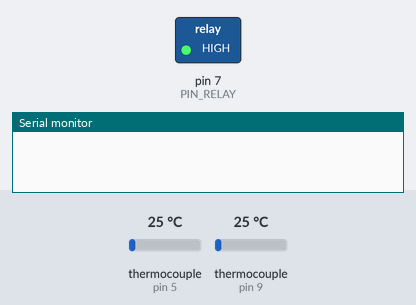
The sketch below on a simulated Arduino Uno, built with avr-gcc and run on an emulated ATmega328P. On the bench: switched loads named in the sketch (green lamp = pin HIGH), the last lines printed to the serial monitor. The inputs (shaded band) are chosen by the test bench; at power-on: thermocouple (sensors on pin 9, pin 5) 25 °C.

Above: at 1.2 s.
1.3 s: thermocouple (sensor on pin 9) set to 251 °C
4.1 s: thermocouple (sensor on pin 9) set to 257 °C
At 6.6 s:
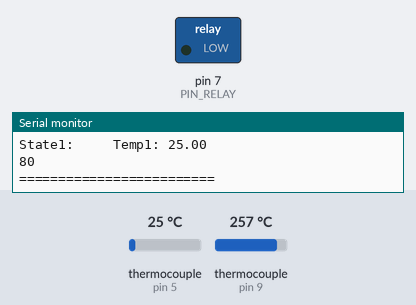
7.8 s: thermocouple (sensor on pin 9) set to 6 °C
At 10.7 s:
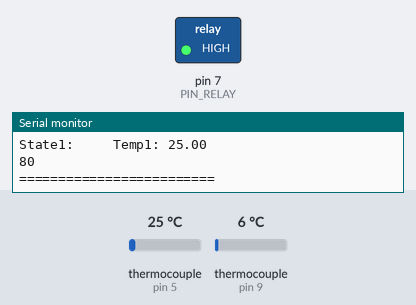
11.2 s: thermocouple (sensor on pin 9) set to 294 °C
At 13.7 s:
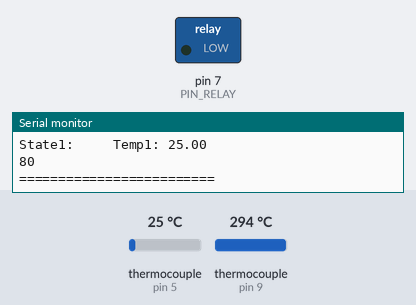
Timing chart, 0 to 15.2 s (numbered marks = the images above; inputs shaded):
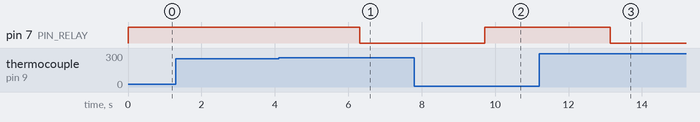

The sketch:

PID_controller_max6675.ino
```cpp
#include <Thermocouple.h>
#include <MAX6675_Thermocouple.h>
#include <EEPROM.h>


#define SCK_PIN 10
#define CS_PIN  9
#define SO_PIN  8

#define SCK_PIN2 6
#define CS_PIN2  5
#define SO_PIN2  4

Thermocouple* thermocouple;
Thermocouple* thermocouple2;


// pin RELAY
#define PIN_RELAY 7

// температура страбатывания реле
int T_State = 0;
int T_State1 = 80;


void setup()
{
  Serial.begin(57600);

  thermocouple = new MAX6675_Thermocouple(SCK_PIN, CS_PIN, SO_PIN);
  thermocouple2 = new MAX6675_Thermocouple(SCK_PIN2, CS_PIN2, SO_PIN2);

  // Relay
  pinMode(PIN_RELAY, OUTPUT);
  digitalWrite(PIN_RELAY, HIGH);

  T_State = EEPROM.read(1);
}


void loop()
{

  //const double Tc0 , Tc1 ;

  const double Tc0 = thermocouple->readCelsius();
  delay(100);
  const double Tc1 = thermocouple2->readCelsius();
  delay(100);

  String data;
  while (Serial.available())
  {
       char temp=Serial.read();
       data += temp;
   }
  data = " ";

  if ( data.indexOf ( "<State:>" ))  // For example: "State: 80"
    {
      int T_port = Serial.parseInt();
      if ( T_port )
      {
        T_State = T_port;
        EEPROM.write( 1, T_port );
      }
    }

  // Reaction relay
  if ((int)Tc0 < T_State) digitalWrite(PIN_RELAY, HIGH);
  else digitalWrite(PIN_RELAY, LOW);


  //push data in serial port
  Serial.print("State:      Hold: ");
  Serial.println(Tc0);
  Serial.println(T_State);
  Serial.print("State1:     Temp1: ");
  Serial.println(Tc1);
  Serial.println(T_State1);
  Serial.print("========================= \n");
  delay(500);
}
```

Measured:
- the behaviour switches between 254 and 255 °C on thermocouple (sensor on pin 9) (found by bisection; images 0 and 1)
- after the input at 4.1 s, pin 7 (PIN_RELAY): HIGH → LOW after 2.2 s
- after the input at 7.8 s, pin 7 (PIN_RELAY): LOW → HIGH after 1.9 s
- after the input at 11.2 s, pin 7 (PIN_RELAY): HIGH → LOW after 1.9 s
